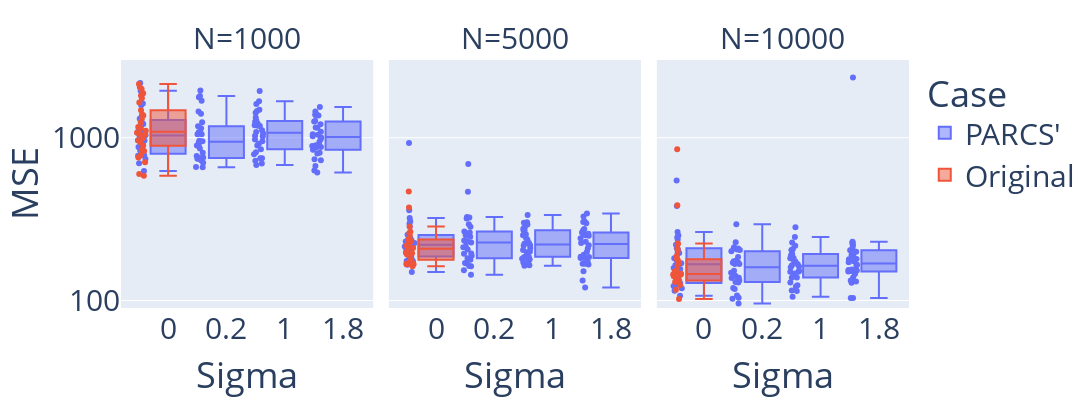

Here is the notebook cell this chart was saved with:
### Code cell
fig = px.box(df_comb, x='sigma', y='mse', color = 'case', points='all',
                facet_col='data_size', facet_col_wrap=3,
                log_y=True, range_y=[90,3*10**3],
                height = 400, width = 1200,
                category_orders = {'sigma': ['0', '0.2', '1', '1.8'],
                                   'data_size': ['1000', '5000', '10000'],
                                   'rho': ['0.1', '0.5', '0.9']},
                labels={
                     "data_size": "N",
                     "mse": "MSE",
                     "case": "Case",
                     'sigma': 'Sigma'
                 })
fig.update_layout(
    font=dict(
        size=30
    ))
fig.update_yaxes(dtick=1)
fig.update_traces(width=0.6)
fig.show()
fig.write_image(f"{img_dir}/mean squared error box.pdf")

### Figure 1 — Plotly figure (JSON) as saved in the notebook; plotly's stock layout.template omitted (floating-point values rounded to 4 significant figures)
{"data": [{"alignmentgroup": "True", "boxpoints": "all", "hovertemplate": "Case=PARCS'<br>N=1000<br>Sigma=%{x}<br>MSE=%{y}<extra></extra>", "legendgroup": "PARCS'", "marker": {"color": "#636efa"}, "name": "PARCS'", "notched": false, "offsetgroup": "PARCS'", "orientation": "v", "showlegend": true, "type": "box", "width": 0.6, "x": ["0.2", "0.2", "0.2", "0.2", "0.2", "0.2", "0.2", "0.2", "0.2", "0.2", "0.2", "0.2", "0.2", "0.2", "0.2", "0.2", "0.2", "0.2", "0.2", "0.2", "0.2", "0.2", "0.2", "0.2", "0.2", "0.2", "0.2", "0.2", "0.2", "0.2", "0", "0", "0", "0", "0", "0", "0", "0", "0", "0", "0", "0", "0", "0", "0", "0", "0", "0", "0", "0", "0", "0", "0", "0", "0", "0", "0", "0", "0", "0", "1", "1", "1", "1", "1", "1", "1", "1", "1", "1", "1", "1", "1", "1", "1", "1", "1", "1", "1", "1", "1", "1", "1", "1", "1", "1", "1", "1", "1", "1", "1.8", "1.8", "1.8", "1.8", "1.8", "1.8", "1.8", "1.8", "1.8", "1.8", "1.8", "1.8", "1.8", "1.8", "1.8", "1.8", "1.8", "1.8", "1.8", "1.8", "1.8", "1.8", "1.8", "1.8", "1.8", "1.8", "1.8", "1.8", "1.8", "1.8"], "x0": " ", "xaxis": "x", "y": [896.1, 702.6, 661.3, 1144.0, 1950.0, 742.0, 1449.0, 889.5, 1091.0, 859.7, 937.8, 808.8, 1805.0, 1243.0, 772.9, 658.2, 743.3, 956.6, 751.5, 1405.0, 723.4, 1686.0, 1050.0, 742.0, 1049.0, 1175.0, 1081.0, 1774.0, 755.1, 950.1, 964.1, 796.8, 956.0, 1621.0, 1094.0, 787.1, 1157.0, 780.2, 833.6, 775.3, 1282.0, 1036.0, 1027.0, 1215.0, 1364.0, 1821.0, 696.6, 905.9, 2170.0, 959.9, 1228.0, 1585.0, 624.1, 1104.0, 777.2, 876.5, 1945.0, 1209.0, 1307.0, 739.4, 1184.0, 1264.0, 748.5, 849.9, 950.5, 723.1, 1062.0, 1330.0, 1608.0, 895.5, 1486.0, 1460.0, 1109.0, 1017.0, 1083.0, 1673.0, 748.8, 1194.0, 679.9, 1026.0, 814.7, 1251.0, 790.3, 1216.0, 693.1, 919.2, 1935.0, 1180.0, 976.1, 1425.0, 727.7, 980.0, 610.8, 1149.0, 1371.0, 1389.0, 737.7, 801.0, 1543.0, 1044.0, 877.6, 1153.0, 1385.0, 1447.0, 888.4, 899.3, 1052.0, 1368.0, 1001.0, 1265.0, 1258.0, 807.2, 843.5, 1021.0, 1086.0, 627.8, 669.9, 939.7, 1210.0, 870.7], "y0": " ", "yaxis": "y"}, {"alignmentgroup": "True", "boxpoints": "all", "hovertemplate": "Case=PARCS'<br>N=5000<br>Sigma=%{x}<br>MSE=%{y}<extra></extra>", "legendgroup": "PARCS'", "marker": {"color": "#636efa"}, "name": "PARCS'", "notched": false, "offsetgroup": "PARCS'", "orientation": "v", "showlegend": false, "type": "box", "width": 0.6, "x": ["0", "0", "0", "0", "0", "0", "0", "0", "0", "0", "0", "0", "0", "0", "0", "0", "0", "0", "0", "0", "0", "0", "0", "0", "0", "0", "0", "0", "0", "0", "1.8", "1.8", "1.8", "1.8", "1.8", "1.8", "1.8", "1.8", "1.8", "1.8", "1.8", "1.8", "1.8", "1.8", "1.8", "1.8", "1.8", "1.8", "1.8", "1.8", "1.8", "1.8", "1.8", "1.8", "1.8", "1.8", "1.8", "1.8", "1.8", "1.8", "0.2", "0.2", "0.2", "0.2", "0.2", "0.2", "0.2", "0.2", "0.2", "0.2", "0.2", "0.2", "0.2", "0.2", "0.2", "0.2", "0.2", "0.2", "0.2", "0.2", "0.2", "0.2", "0.2", "0.2", "0.2", "0.2", "0.2", "0.2", "0.2", "0.2", "1", "1", "1", "1", "1", "1", "1", "1", "1", "1", "1", "1", "1", "1", "1", "1", "1", "1", "1", "1", "1", "1", "1", "1", "1", "1", "1", "1", "1", "1"], "x0": " ", "xaxis": "x2", "y": [178.0, 321.5, 296.5, 252.8, 201.1, 186.6, 242.5, 166.1, 202.7, 253.4, 215.4, 177.9, 225.3, 230.4, 357.9, 210.8, 284.4, 186.7, 214.6, 174.3, 235.2, 306.4, 149.7, 928.5, 203.9, 234.7, 228.3, 235.4, 213.2, 175.1, 269.9, 225.8, 257.2, 209.3, 307.0, 132.8, 185.3, 182.7, 261.8, 304.0, 166.7, 342.4, 151.2, 250.2, 185.6, 298.8, 241.2, 254.9, 229.3, 120.1, 174.5, 328.0, 168.2, 274.7, 190.9, 182.3, 251.4, 199.3, 218.8, 168.5, 326.2, 178.3, 233.5, 227.0, 194.2, 690.2, 246.7, 163.2, 256.6, 170.2, 162.4, 188.6, 252.1, 261.8, 212.7, 283.5, 231.6, 181.8, 153.3, 205.8, 323.1, 211.8, 143.9, 294.6, 168.8, 265.3, 193.7, 466.2, 318.8, 227.1, 293.5, 251.8, 217.6, 204.2, 184.5, 197.9, 173.9, 269.7, 276.7, 242.8, 210.1, 164.9, 302.4, 335.1, 200.4, 163.6, 272.7, 218.3, 225.5, 180.3, 185.7, 171.4, 270.7, 179.2, 236.0, 223.7, 300.2, 185.6, 255.5, 282.6], "y0": " ", "yaxis": "y2"}, {"alignmentgroup": "True", "boxpoints": "all", "hovertemplate": "Case=PARCS'<br>N=10000<br>Sigma=%{x}<br>MSE=%{y}<extra></extra>", "legendgroup": "PARCS'", "marker": {"color": "#636efa"}, "name": "PARCS'", "notched": false, "offsetgroup": "PARCS'", "orientation": "v", "showlegend": false, "type": "box", "width": 0.6, "x": ["0.2", "0.2", "0.2", "0.2", "0.2", "0.2", "0.2", "0.2", "0.2", "0.2", "0.2", "0.2", "0.2", "0.2", "0.2", "0.2", "0.2", "0.2", "0.2", "0.2", "0.2", "0.2", "0.2", "0.2", "0.2", "0.2", "0.2", "0.2", "0.2", "0.2", "0", "0", "0", "0", "0", "0", "0", "0", "0", "0", "0", "0", "0", "0", "0", "0", "0", "0", "0", "0", "0", "0", "0", "0", "0", "0", "0", "0", "0", "0", "1.8", "1.8", "1.8", "1.8", "1.8", "1.8", "1.8", "1.8", "1.8", "1.8", "1.8", "1.8", "1.8", "1.8", "1.8", "1.8", "1.8", "1.8", "1.8", "1.8", "1.8", "1.8", "1.8", "1.8", "1.8", "1.8", "1.8", "1.8", "1.8", "1.8", "1", "1", "1", "1", "1", "1", "1", "1", "1", "1", "1", "1", "1", "1", "1", "1", "1", "1", "1", "1", "1", "1", "1", "1", "1", "1", "1", "1", "1", "1"], "x0": " ", "xaxis": "x3", "y": [206.1, 174.2, 294.3, 117.6, 208.4, 104.0, 148.4, 143.0, 129.8, 95.9, 204.3, 152.2, 129.2, 185.0, 141.3, 227.9, 167.9, 200.5, 171.6, 212.2, 209.1, 138.2, 119.6, 137.8, 107.4, 170.8, 167.9, 132.9, 102.5, 175.7, 195.8, 185.4, 119.0, 237.3, 142.3, 128.3, 182.1, 107.0, 546.4, 250.9, 127.8, 177.0, 164.6, 135.8, 209.3, 127.4, 381.2, 195.1, 142.1, 124.6, 156.3, 169.6, 158.4, 153.4, 204.0, 244.6, 114.7, 263.6, 123.0, 220.3, 174.1, 166.2, 155.0, 103.8, 210.8, 150.8, 145.6, 131.0, 199.6, 179.2, 190.3, 128.6, 227.4, 151.6, 103.7, 154.2, 163.9, 133.0, 203.9, 204.0, 187.9, 138.7, 229.8, 152.8, 180.0, 223.2, 2345.0, 155.0, 171.9, 218.4, 138.7, 138.0, 150.2, 114.3, 115.2, 189.5, 105.6, 206.9, 245.3, 142.3, 151.8, 160.3, 182.0, 281.6, 123.9, 203.8, 227.0, 161.6, 182.6, 172.8, 146.5, 121.9, 204.3, 193.2, 165.0, 217.3, 128.9, 176.8, 150.4, 167.1], "y0": " ", "yaxis": "y3"}, {"alignmentgroup": "True", "boxpoints": "all", "hovertemplate": "Case=Original<br>N=1000<br>Sigma=%{x}<br>MSE=%{y}<extra></extra>", "legendgroup": "Original", "marker": {"color": "#EF553B"}, "name": "Original", "notched": false, "offsetgroup": "Original", "orientation": "v", "showlegend": true, "type": "box", "width": 0.6, "x": ["0", "0", "0", "0", "0", "0", "0", "0", "0", "0", "0", "0", "0", "0", "0", "0", "0", "0", "0", "0", "0", "0", "0", "0", "0", "0", "0", "0", "0", "0"], "x0": " ", "xaxis": "x", "y": [1142.0, 1874.0, 1747.0, 782.9, 1071.0, 598.2, 938.4, 705.9, 756.5, 2043.0, 1819.0, 994.5, 1164.0, 1072.0, 1241.0, 1371.0, 1994.0, 1103.0, 1387.0, 1472.0, 959.9, 1042.0, 892.6, 1646.0, 1304.0, 1050.0, 584.6, 844.4, 828.4, 2136.0], "y0": " ", "yaxis": "y"}, {"alignmentgroup": "True", "boxpoints": "all", "hovertemplate": "Case=Original<br>N=5000<br>Sigma=%{x}<br>MSE=%{y}<extra></extra>", "legendgroup": "Original", "marker": {"color": "#EF553B"}, "name": "Original", "notched": false, "offsetgroup": "Original", "orientation": "v", "showlegend": false, "type": "box", "width": 0.6, "x": ["0", "0", "0", "0", "0", "0", "0", "0", "0", "0", "0", "0", "0", "0", "0", "0", "0", "0", "0", "0", "0", "0", "0", "0", "0", "0", "0", "0", "0", "0"], "x0": " ", "xaxis": "x2", "y": [237.3, 232.0, 250.0, 210.2, 168.0, 264.7, 193.0, 230.2, 195.1, 174.6, 177.8, 168.4, 205.7, 167.3, 224.4, 467.9, 167.3, 171.9, 236.7, 285.4, 373.2, 191.2, 194.0, 191.6, 217.9, 162.3, 213.8, 196.8, 233.8, 260.1], "y0": " ", "yaxis": "y2"}, {"alignmentgroup": "True", "boxpoints": "all", "hovertemplate": "Case=Original<br>N=10000<br>Sigma=%{x}<br>MSE=%{y}<extra></extra>", "legendgroup": "Original", "marker": {"color": "#EF553B"}, "name": "Original", "notched": false, "offsetgroup": "Original", "orientation": "v", "showlegend": false, "type": "box", "width": 0.6, "x": ["0", "0", "0", "0", "0", "0", "0", "0", "0", "0", "0", "0", "0", "0", "0", "0", "0", "0", "0", "0", "0", "0", "0", "0", "0", "0", "0", "0", "0", "0"], "x0": " ", "xaxis": "x3", "y": [144.5, 385.3, 850.2, 143.9, 116.3, 145.9, 179.2, 209.7, 132.7, 170.3, 135.1, 132.2, 151.5, 131.7, 223.8, 140.8, 102.2, 164.7, 201.7, 186.8, 124.4, 130.1, 150.1, 223.1, 143.7, 176.4, 145.4, 152.8, 143.6, 131.5], "y0": " ", "yaxis": "y3"}], "layout": {"annotations": [{"font": {}, "showarrow": false, "text": "N=1000", "x": 0.16, "xanchor": "center", "xref": "paper", "y": 1, "yanchor": "bottom", "yref": "paper"}, {"font": {}, "showarrow": false, "text": "N=5000", "x": 0.5, "xanchor": "center", "xref": "paper", "y": 1, "yanchor": "bottom", "yref": "paper"}, {"font": {}, "showarrow": false, "text": "N=10000", "x": 0.84, "xanchor": "center", "xref": "paper", "y": 1, "yanchor": "bottom", "yref": "paper"}], "boxmode": "group", "font": {"size": 30}, "height": 400, "legend": {"title": {"text": "Case"}, "tracegroupgap": 0}, "margin": {"t": 60}, "width": 1200, "xaxis": {"anchor": "y", "categoryarray": ["0", "0.2", "1", "1.8"], "categoryorder": "array", "domain": [0, 0.32], "title": {"text": "Sigma"}}, "xaxis2": {"anchor": "y2", "categoryarray": ["0", "0.2", "1", "1.8"], "categoryorder": "array", "domain": [0.34, 0.66], "matches": "x", "title": {"text": "Sigma"}}, "xaxis3": {"anchor": "y3", "categoryarray": ["0", "0.2", "1", "1.8"], "categoryorder": "array", "domain": [0.68, 1.0], "matches": "x", "title": {"text": "Sigma"}}, "yaxis": {"anchor": "x", "domain": [0, 1], "dtick": 1, "range": [1.954, 3.477], "title": {"text": "MSE"}, "type": "log"}, "yaxis2": {"anchor": "x2", "domain": [0, 1], "dtick": 1, "matches": "y", "showticklabels": false, "type": "log"}, "yaxis3": {"anchor": "x3", "domain": [0, 1], "dtick": 1, "matches": "y", "showticklabels": false, "type": "log"}}}
